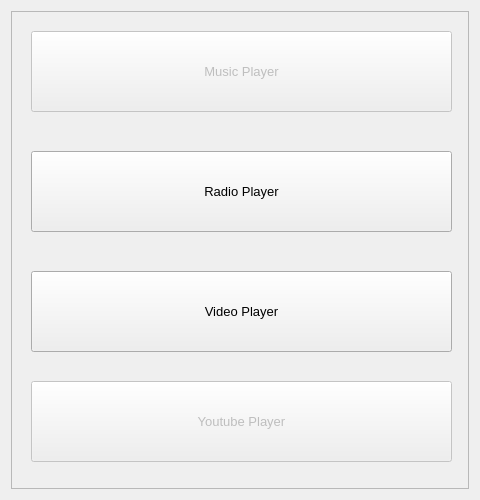
<?xml version="1.0" encoding="UTF-8"?>
<ui version="4.0">
 <class>Accueil</class>
 <widget class="QWidget" name="Accueil">
  <property name="geometry">
   <rect>
    <x>0</x>
    <y>0</y>
    <width>480</width>
    <height>500</height>
   </rect>
  </property>
  <property name="windowTitle">
   <string>QMokoPlayer</string>
  </property>
  <layout class="QVBoxLayout">
   <property name="spacing">
    <number>6</number>
   </property>
   <property name="margin">
    <number>11</number>
   </property>
   <item>
    <widget class="QFrame" name="frame">
     <property name="frameShape">
      <enum>QFrame::StyledPanel</enum>
     </property>
     <property name="frameShadow">
      <enum>QFrame::Raised</enum>
     </property>
     <widget class="QPushButton" name="MusicButton">
      <property name="enabled">
       <bool>false</bool>
      </property>
      <property name="geometry">
       <rect>
        <x>20</x>
        <y>20</y>
        <width>421</width>
        <height>81</height>
       </rect>
      </property>
      <property name="font">
       <font>
        <pointsize>10</pointsize>
       </font>
      </property>
      <property name="text">
       <string>Music Player</string>
      </property>
     </widget>
     <widget class="QPushButton" name="RadioButton">
      <property name="geometry">
       <rect>
        <x>20</x>
        <y>140</y>
        <width>421</width>
        <height>81</height>
       </rect>
      </property>
      <property name="font">
       <font>
        <pointsize>10</pointsize>
       </font>
      </property>
      <property name="text">
       <string>Radio Player</string>
      </property>
     </widget>
     <widget class="QPushButton" name="VideoButton">
      <property name="enabled">
       <bool>true</bool>
      </property>
      <property name="geometry">
       <rect>
        <x>20</x>
        <y>260</y>
        <width>421</width>
        <height>81</height>
       </rect>
      </property>
      <property name="font">
       <font>
        <pointsize>10</pointsize>
       </font>
      </property>
      <property name="text">
       <string>Video Player</string>
      </property>
     </widget>
     <widget class="QPushButton" name="YoutubeButton">
      <property name="enabled">
       <bool>false</bool>
      </property>
      <property name="geometry">
       <rect>
        <x>20</x>
        <y>370</y>
        <width>421</width>
        <height>81</height>
       </rect>
      </property>
      <property name="font">
       <font>
        <pointsize>10</pointsize>
       </font>
      </property>
      <property name="text">
       <string>Youtube Player</string>
      </property>
     </widget>
    </widget>
   </item>
  </layout>
 </widget>
 <resources/>
 <connections/>
</ui>
